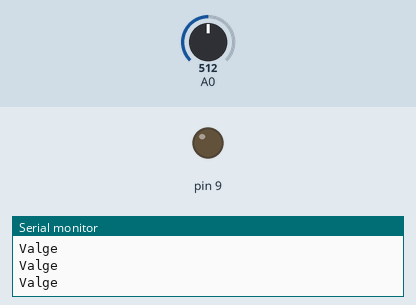
A sketch run on a simulated Arduino Uno, built with avr-gcc and run on an emulated ATmega328P. Parts: output pins drawn as LEDs (lit = HIGH), the last lines printed to the serial monitor. The test bench sets the inputs (shaded band); at power-on: A0 = 512.

Above: at 1.2 s.
1.3 s: A0 set to 496
At 1.6 s:
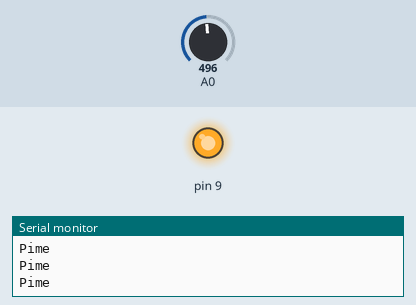
2.8 s: A0 set to 522
At 4.0 s:
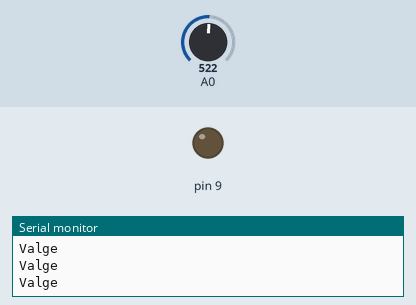
4.3 s: A0 set to 511
At 5.3 s:
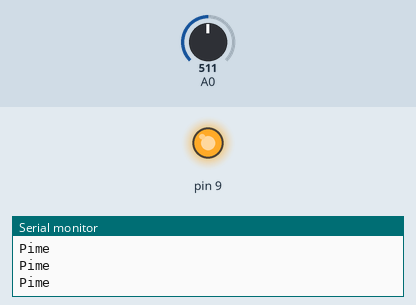
Timing chart, 0 to 7.3 s (numbered marks = the images above; inputs shaded):
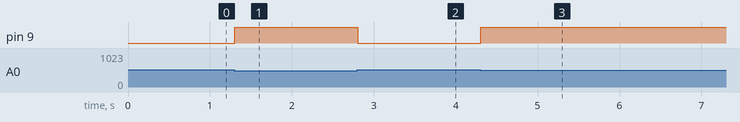

Measured:
- the behaviour switches between 512 and 511 on A0 (found by bisection; images 0 and 1)
- after the input at 1.3 s, pin 9: LOW → HIGH at once
- after the input at 2.8 s, pin 9: HIGH → LOW at once
- after the input at 4.3 s, pin 9: LOW → HIGH at once

The sketch:

Kood.ino
```cpp
//Et sensor oleks alguses 0
int sensorValue = 0;

void setup() {
  pinMode(A0, INPUT);
  pinMode(9, OUTPUT);
  Serial.begin(9600);
}

void loop() {
  sensorValue = analogRead(A0);
  //Kui on Pime
   if (sensorValue < 512) {
    Serial.println("Pime");
    analogWrite(9, 255);
  //Kui on Valge
  } else {
    Serial.println("Valge");
    analogWrite(9, 0);
  }
  delay(100);
}

//Abi sain: https://www.tinkercad.com/projects/Light-Sensor-Photoresistor-Arduino-Tinkercad

// Minu töö: https://www.tinkercad.com/things/j89gpV4nl8o-e-oppe-too/editel?returnTo=https%3A%2F%2Fwww.tinkercad.com%2Fdashboard
```
